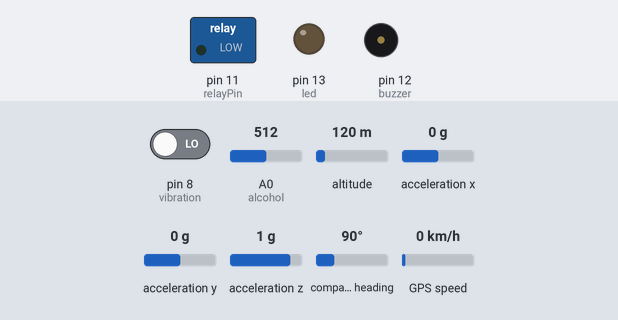
Bench run of a sketch on a simulated Arduino Uno, built for the host (arithmetic inside an expression is 32-bit, double 64-bit). Shown: switched loads named in the sketch (green lamp = pin HIGH), output pins drawn as LEDs (lit = HIGH), buzzer (waves = sounding). The inputs (shaded band) are chosen by the test bench; at power-on: A0 (alcohol) = 512, pin 8 (vibration) LOW, altitude 120 m, acceleration x 0 g, acceleration y 0 g, acceleration z 1 g, compass heading 90°, GPS speed 0 km/h. WiFi joins after 1.5 s; servers stay silent unless stated; the GPS gets a fix after 3 s at 37.7749, -122.4194 with 8 satellites.

Above: at 0.2 s.
At 3.1 s:
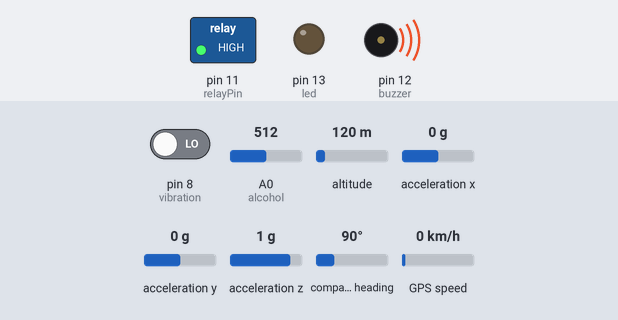
3.2 s: A0 (alcohol) set to 415
At 5.1 s:
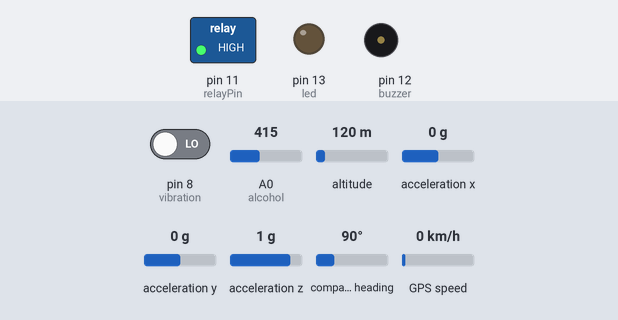
5.4 s: A0 (alcohol) set to 390
Timing chart, 0 to 8.4 s (numbered marks = the images above; inputs shaded):
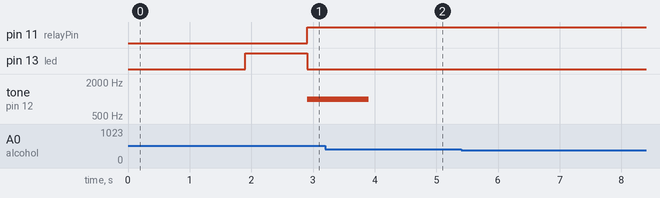

The sketch:

Vehicle_Saftey.ino
```cpp
#define BLYNK_PRINT Serial

#include <TinyGPS++.h>
#include <SoftwareSerial.h>
#include <Wire.h>
#include <ESP8266_Lib.h>
#include <BlynkSimpleShieldEsp8266.h>
#include <Adafruit_Sensor.h>
#include <Adafruit_ADXL345_U.h>

static const int RXPin = 4, TXPin = 5;
static const uint32_t GPSBaud = 9600;

Adafruit_ADXL345_Unified accel = Adafruit_ADXL345_Unified();

TinyGPSPlus gps;
WidgetMap myMap(V0);

SoftwareSerial ss(RXPin, TXPin);
SoftwareSerial EspSerial(2, 3);

BlynkTimer timer;

float spd;
float latitude;
float longitude;
bool alcFlag = true;
bool accFlag = true;

#define alcohol A0
#define led 13
#define buzzer 12
#define relayPin 11
#define vibration 8

#define samples 10
int xSample = 0;
int ySample = 0;
int zSample = 0;

#define minVal -10
#define MaxVal 10
#define vibrationThres 1000
#define sensorThres 400

#define ESP8266_BAUD 9600
ESP8266 wifi(&EspSerial);

char auth[] = "NAvEEgviR3ZL9gcpR_VLoR_pkzZFKiba";
char ssid[] = "DRT";
char pass[] = "Avengers321";

void setup()
{
  Serial.begin(9600);
  ss.begin(GPSBaud);
  EspSerial.begin(ESP8266_BAUD);

  delay(100);

  pinMode(alcohol, INPUT);
  pinMode(buzzer, OUTPUT);
  pinMode(led, OUTPUT);
  pinMode(relayPin, OUTPUT);

  Blynk.begin(auth, wifi, ssid, pass);
  if (!accel.begin())
  {
    Serial.println("No valid sensor found");
    while (1);
  }

  sensors_event_t event;
  accel.getEvent(&event);
  for (int i = 0; i < samples; i++)
  {
    xSample += event.acceleration.x;
    ySample += event.acceleration.y;
    zSample += event.acceleration.z;
  }
  xSample /= samples;
  ySample /= samples;
  zSample /= samples;

  digitalWrite(relayPin, LOW);
  digitalWrite(led, HIGH);

  timer.setInterval(1000L, checkData);
}

void checkData() {
  if (gps.charsProcessed() < 10)
  {
    Serial.println(F("No GPS detected: check wiring."));
  }

  int alcoholData = analogRead(alcohol);
  Blynk.virtualWrite(V1, alcoholData);

  if ((alcoholData >= sensorThres) && (alcFlag == true)) {
    Blynk.notify("Alcohol Detected");
    tone(buzzer, 1000, 1000);
    digitalWrite(led, LOW);
    alcFlag = false;
    if (spd > 0) {
      delay(3000);
      digitalWrite(relayPin, HIGH);
    }
    else {
      digitalWrite(relayPin, HIGH);
    }
  }
  if (alcoholData < sensorThres) {
    digitalWrite(led, HIGH);
    noTone(buzzer);
    digitalWrite(relayPin, LOW);
    alcFlag = true;
  }
  sensors_event_t event;
  accel.getEvent(&event);

  int xValue = xSample - event.acceleration.x;
  int yValue = ySample - event.acceleration.y;
  int zValue = zSample - event.acceleration.z;

  int vibrationValue = digitalRead(vibration);

  if (((xValue < minVal || xValue > MaxVal  || yValue < minVal || yValue > MaxVal  || zValue < minVal || zValue > MaxVal || vibrationValue > vibrationThres)) && (accFlag == true)) {
    Blynk.notify("Accident Alert!!! Please respont to the current vehicle location...");
    String accMessage = "Your vehicle experienced accident at following location: https://www.google.com/maps/search/?api=1&query=" + String(latitude) + "," + String(longitude) + " Please respond help immediately.";
    Blynk.email("drt347826@gmail.com", "Accident Alert", accMessage);
    digitalWrite(relayPin, HIGH);
    accFlag = false;
  }
}

void loop()
{
  while (ss.available() > 0)
  {
    // sketch displays information every time a new sentence is correctly encoded.
    if (gps.encode(ss.read()))
      displayInfo();
  }
  Blynk.run();
  timer.run();
}

void displayInfo()
{
  if (gps.location.isValid() )
  {
    latitude = (gps.location.lat(), 6);
    longitude = (gps.location.lng(), 6);
    myMap.location(1, latitude, longitude, "GPS_Location");
    spd = gps.speed.kmph();
    Blynk.virtualWrite(V4, spd);
    delay(500);
  }
}
```

Measured:
- after the input at 5.4 s, every drawn part: stays the same
